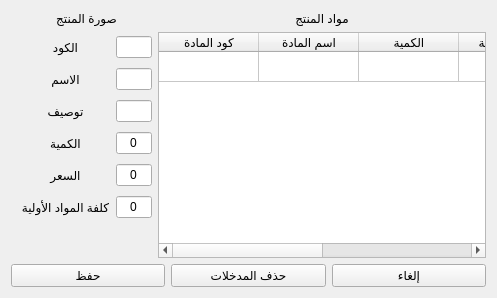
                <widget class="QWidget" name="tab_8">
                 <attribute name="title">
                  <string>اضافة منتج</string>
                 </attribute>
                 <layout class="QVBoxLayout" name="verticalLayout_15" stretch="0,0">
                  <item>
                   <layout class="QHBoxLayout" name="horizontalLayout_13" stretch="3,7">
                    <item>
                     <layout class="QGridLayout" name="gridLayout_3" rowstretch="1,0,0,0,0,0,0,0">
                      <property name="sizeConstraint">
                       <enum>QLayout::SetDefaultConstraint</enum>
                      </property>
                      <property name="leftMargin">
                       <number>10</number>
                      </property>
                      <property name="horizontalSpacing">
                       <number>6</number>
                      </property>
                      <property name="verticalSpacing">
                       <number>10</number>
                      </property>
                      <item row="3" column="0">
                       <widget class="QLabel" name="label_89">
                        <property name="sizePolicy">
                         <sizepolicy hsizetype="Preferred" vsizetype="Preferred">
                          <horstretch>0</horstretch>
                          <verstretch>0</verstretch>
                         </sizepolicy>
                        </property>
                        <property name="layoutDirection">
                         <enum>Qt::RightToLeft</enum>
                        </property>
                        <property name="text">
                         <string>توصيف</string>
                        </property>
                        <property name="alignment">
                         <set>Qt::AlignCenter</set>
                        </property>
                       </widget>
                      </item>
                      <item row="1" column="0">
                       <widget class="QLabel" name="label_39">
                        <property name="text">
                         <string>الكود</string>
                        </property>
                        <property name="alignment">
                         <set>Qt::AlignCenter</set>
                        </property>
                       </widget>
                      </item>
                      <item row="3" column="1">
                       <widget class="QLineEdit" name="p_description">
                        <property name="alignment">
                         <set>Qt::AlignCenter</set>
                        </property>
                       </widget>
                      </item>
                      <item row="2" column="0">
                       <widget class="QLabel" name="label_35">
                        <property name="text">
                         <string>الاسم</string>
                        </property>
                        <property name="alignment">
                         <set>Qt::AlignCenter</set>
                        </property>
                       </widget>
                      </item>
                      <item row="0" column="0" colspan="2">
                       <widget class="QLabel" name="p_img">
                        <property name="sizePolicy">
                         <sizepolicy hsizetype="Expanding" vsizetype="Expanding">
                          <horstretch>0</horstretch>
                          <verstretch>0</verstretch>
                         </sizepolicy>
                        </property>
                        <property name="text">
                         <string>صورة المنتج</string>
                        </property>
                        <property name="alignment">
                         <set>Qt::AlignCenter</set>
                        </property>
                       </widget>
                      </item>
                      <item row="5" column="0">
                       <widget class="QLabel" name="label_36">
                        <property name="text">
                         <string>السعر</string>
                        </property>
                        <property name="alignment">
                         <set>Qt::AlignCenter</set>
                        </property>
                       </widget>
                      </item>
                      <item row="6" column="0">
                       <widget class="QLabel" name="label_34">
                        <property name="text">
                         <string>كلفة المواد الأولية</string>
                        </property>
                        <property name="alignment">
                         <set>Qt::AlignCenter</set>
                        </property>
                       </widget>
                      </item>
                      <item row="4" column="1">
                       <widget class="QLineEdit" name="p_quantity">
                        <property name="text">
                         <string>0</string>
                        </property>
                        <property name="alignment">
                         <set>Qt::AlignCenter</set>
                        </property>
                       </widget>
                      </item>
                      <item row="1" column="1">
                       <widget class="QLineEdit" name="p_code">
                        <property name="maxLength">
                         <number>11</number>
                        </property>
                        <property name="alignment">
                         <set>Qt::AlignCenter</set>
                        </property>
                       </widget>
                      </item>
                      <item row="4" column="0">
                       <widget class="QLabel" name="label_69">
                        <property name="text">
                         <string>الكمية</string>
                        </property>
                        <property name="alignment">
                         <set>Qt::AlignCenter</set>
                        </property>
                       </widget>
                      </item>
                      <item row="2" column="1">
                       <widget class="QLineEdit" name="p_name">
                        <property name="alignment">
                         <set>Qt::AlignCenter</set>
                        </property>
                       </widget>
                      </item>
                      <item row="7" column="1">
                       <spacer name="verticalSpacer_5">
                        <property name="orientation">
                         <enum>Qt::Vertical</enum>
                        </property>
                        <property name="sizeHint" stdset="0">
                         <size>
                          <width>20</width>
                          <height>40</height>
                         </size>
                        </property>
                       </spacer>
                      </item>
                      <item row="5" column="1">
                       <widget class="QLineEdit" name="p_price">
                        <property name="text">
                         <string>0</string>
                        </property>
                        <property name="alignment">
                         <set>Qt::AlignCenter</set>
                        </property>
                       </widget>
                      </item>
                      <item row="6" column="1">
                       <widget class="QLineEdit" name="p_cost">
                        <property name="text">
                         <string>0</string>
                        </property>
                        <property name="alignment">
                         <set>Qt::AlignCenter</set>
                        </property>
                       </widget>
                      </item>
                     </layout>
                    </item>
                    <item>
                     <layout class="QVBoxLayout" name="verticalLayout_24">
                      <item>
                       <widget class="QLabel" name="label_70">
                        <property name="text">
                         <string>مواد المنتج</string>
                        </property>
                        <property name="alignment">
                         <set>Qt::AlignCenter</set>
                        </property>
                       </widget>
                      </item>
                      <item>
                       <widget class="QTableWidget" name="p_mat_table">
                        <property name="editTriggers">
                         <set>QAbstractItemView::AllEditTriggers</set>
                        </property>
                        <property name="selectionMode">
                         <enum>QAbstractItemView::SingleSelection</enum>
                        </property>
                        <property name="selectionBehavior">
                         <enum>QAbstractItemView::SelectRows</enum>
                        </property>
                        <property name="rowCount">
                         <number>1</number>
                        </property>
                        <attribute name="verticalHeaderVisible">
                         <bool>false</bool>
                        </attribute>
                        <row/>
                        <column>
                         <property name="text">
                          <string>كود المادة</string>
                         </property>
                        </column>
                        <column>
                         <property name="text">
                          <string>اسم المادة</string>
                         </property>
                        </column>
                        <column>
                         <property name="text">
                          <string>الكمية</string>
                         </property>
                        </column>
                        <column>
                         <property name="text">
                          <string>سعر القطعة</string>
                         </property>
                        </column>
                        <column>
                         <property name="text">
                          <string>الاجمالي</string>
                         </property>
                        </column>
                        <column>
                         <property name="text">
                          <string>حذف</string>
                         </property>
                        </column>
                       </widget>
                      </item>
                     </layout>
                    </item>
                   </layout>
                  </item>
                  <item>
                   <layout class="QHBoxLayout" name="horizontalLayout_17">
                    <item>
                     <widget class="QPushButton" name="btn_save_product">
                      <property name="text">
                       <string>حفظ</string>
                      </property>
                     </widget>
                    </item>
                    <item>
                     <widget class="QPushButton" name="btn_clear_product">
                      <property name="text">
                       <string>حذف المدخلات</string>
                      </property>
                     </widget>
                    </item>
                    <item>
                     <widget class="QPushButton" name="btn_cancel_product">
                      <property name="text">
                       <string>إلغاء</string>
                      </property>
                     </widget>
                    </item>
                   </layout>
                  </item>
                 </layout>
                </widget>
